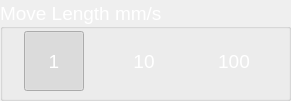
   <widget class="QGroupBox" name="mva_length_group_box">
    <property name="geometry">
     <rect>
      <x>110</x>
      <y>120</y>
      <width>291</width>
      <height>101</height>
     </rect>
    </property>
    <property name="minimumSize">
     <size>
      <width>180</width>
      <height>60</height>
     </size>
    </property>
    <property name="maximumSize">
     <size>
      <width>16777215</width>
      <height>16777215</height>
     </size>
    </property>
    <property name="palette">
     <palette>
      <active>
       <colorrole role="WindowText">
        <brush brushstyle="SolidPattern">
         <color alpha="255">
          <red>255</red>
          <green>255</green>
          <blue>255</blue>
         </color>
        </brush>
       </colorrole>
      </active>
      <inactive>
       <colorrole role="WindowText">
        <brush brushstyle="SolidPattern">
         <color alpha="255">
          <red>255</red>
          <green>255</green>
          <blue>255</blue>
         </color>
        </brush>
       </colorrole>
      </inactive>
      <disabled>
       <colorrole role="WindowText">
        <brush brushstyle="SolidPattern">
         <color alpha="255">
          <red>120</red>
          <green>120</green>
          <blue>120</blue>
         </color>
        </brush>
       </colorrole>
      </disabled>
     </palette>
    </property>
    <property name="font">
     <font>
      <pointsize>14</pointsize>
     </font>
    </property>
    <property name="title">
     <string>Move Length mm/s</string>
    </property>
    <property name="alignment">
     <set>Qt::AlignLeading|Qt::AlignLeft|Qt::AlignVCenter</set>
    </property>
    <property name="flat">
     <bool>true</bool>
    </property>
    <widget class="QWidget" name="horizontalLayoutWidget_5">
     <property name="geometry">
      <rect>
       <x>0</x>
       <y>30</y>
       <width>291</width>
       <height>62</height>
      </rect>
     </property>
     <layout class="QHBoxLayout" name="mva_length_intervals_layout">
      <item>
       <widget class="QPushButton" name="move_axis_select_length_1_btn">
        <property name="minimumSize">
         <size>
          <width>60</width>
          <height>60</height>
         </size>
        </property>
        <property name="maximumSize">
         <size>
          <width>60</width>
          <height>60</height>
         </size>
        </property>
        <property name="palette">
         <palette>
          <active>
           <colorrole role="WindowText">
            <brush brushstyle="SolidPattern">
             <color alpha="255">
              <red>255</red>
              <green>255</green>
              <blue>255</blue>
             </color>
            </brush>
           </colorrole>
           <colorrole role="Text">
            <brush brushstyle="SolidPattern">
             <color alpha="255">
              <red>255</red>
              <green>255</green>
              <blue>255</blue>
             </color>
            </brush>
           </colorrole>
           <colorrole role="ButtonText">
            <brush brushstyle="SolidPattern">
             <color alpha="255">
              <red>255</red>
              <green>255</green>
              <blue>255</blue>
             </color>
            </brush>
           </colorrole>
          </active>
          <inactive>
           <colorrole role="WindowText">
            <brush brushstyle="SolidPattern">
             <color alpha="255">
              <red>255</red>
              <green>255</green>
              <blue>255</blue>
             </color>
            </brush>
           </colorrole>
           <colorrole role="Text">
            <brush brushstyle="SolidPattern">
             <color alpha="255">
              <red>255</red>
              <green>255</green>
              <blue>255</blue>
             </color>
            </brush>
           </colorrole>
           <colorrole role="ButtonText">
            <brush brushstyle="SolidPattern">
             <color alpha="255">
              <red>255</red>
              <green>255</green>
              <blue>255</blue>
             </color>
            </brush>
           </colorrole>
          </inactive>
          <disabled>
           <colorrole role="WindowText">
            <brush brushstyle="SolidPattern">
             <color alpha="255">
              <red>120</red>
              <green>120</green>
              <blue>120</blue>
             </color>
            </brush>
           </colorrole>
           <colorrole role="Text">
            <brush brushstyle="SolidPattern">
             <color alpha="255">
              <red>120</red>
              <green>120</green>
              <blue>120</blue>
             </color>
            </brush>
           </colorrole>
           <colorrole role="ButtonText">
            <brush brushstyle="SolidPattern">
             <color alpha="255">
              <red>120</red>
              <green>120</green>
              <blue>120</blue>
             </color>
            </brush>
           </colorrole>
          </disabled>
         </palette>
        </property>
        <property name="font">
         <font>
          <pointsize>14</pointsize>
         </font>
        </property>
        <property name="text">
         <string>1</string>
        </property>
        <property name="checkable">
         <bool>true</bool>
        </property>
        <property name="checked">
         <bool>true</bool>
        </property>
        <property name="flat">
         <bool>true</bool>
        </property>
        <attribute name="buttonGroup">
         <string notr="true">axis_select_length_group</string>
        </attribute>
       </widget>
      </item>
      <item>
       <widget class="QPushButton" name="move_axis_select_length_10_btn">
        <property name="minimumSize">
         <size>
          <width>60</width>
          <height>60</height>
         </size>
        </property>
        <property name="maximumSize">
         <size>
          <width>60</width>
          <height>60</height>
         </size>
        </property>
        <property name="palette">
         <palette>
          <active>
           <colorrole role="WindowText">
            <brush brushstyle="SolidPattern">
             <color alpha="255">
              <red>255</red>
              <green>255</green>
              <blue>255</blue>
             </color>
            </brush>
           </colorrole>
           <colorrole role="Text">
            <brush brushstyle="SolidPattern">
             <color alpha="255">
              <red>255</red>
              <green>255</green>
              <blue>255</blue>
             </color>
            </brush>
           </colorrole>
           <colorrole role="ButtonText">
            <brush brushstyle="SolidPattern">
             <color alpha="255">
              <red>255</red>
              <green>255</green>
              <blue>255</blue>
             </color>
            </brush>
           </colorrole>
          </active>
          <inactive>
           <colorrole role="WindowText">
            <brush brushstyle="SolidPattern">
             <color alpha="255">
              <red>255</red>
              <green>255</green>
              <blue>255</blue>
             </color>
            </brush>
           </colorrole>
           <colorrole role="Text">
            <brush brushstyle="SolidPattern">
             <color alpha="255">
              <red>255</red>
              <green>255</green>
              <blue>255</blue>
             </color>
            </brush>
           </colorrole>
           <colorrole role="ButtonText">
            <brush brushstyle="SolidPattern">
             <color alpha="255">
              <red>255</red>
              <green>255</green>
              <blue>255</blue>
             </color>
            </brush>
           </colorrole>
          </inactive>
          <disabled>
           <colorrole role="WindowText">
            <brush brushstyle="SolidPattern">
             <color alpha="255">
              <red>120</red>
              <green>120</green>
              <blue>120</blue>
             </color>
            </brush>
           </colorrole>
           <colorrole role="Text">
            <brush brushstyle="SolidPattern">
             <color alpha="255">
              <red>120</red>
              <green>120</green>
              <blue>120</blue>
             </color>
            </brush>
           </colorrole>
           <colorrole role="ButtonText">
            <brush brushstyle="SolidPattern">
             <color alpha="255">
              <red>120</red>
              <green>120</green>
              <blue>120</blue>
             </color>
            </brush>
           </colorrole>
          </disabled>
         </palette>
        </property>
        <property name="font">
         <font>
          <pointsize>14</pointsize>
         </font>
        </property>
        <property name="text">
         <string>10</string>
        </property>
        <property name="checkable">
         <bool>true</bool>
        </property>
        <property name="flat">
         <bool>true</bool>
        </property>
        <attribute name="buttonGroup">
         <string notr="true">axis_select_length_group</string>
        </attribute>
       </widget>
      </item>
      <item>
       <widget class="QPushButton" name="move_axis_select_length_100_btn">
        <property name="minimumSize">
         <size>
          <width>60</width>
          <height>60</height>
         </size>
        </property>
        <property name="maximumSize">
         <size>
          <width>60</width>
          <height>60</height>
         </size>
        </property>
        <property name="palette">
         <palette>
          <active>
           <colorrole role="WindowText">
            <brush brushstyle="SolidPattern">
             <color alpha="255">
              <red>255</red>
              <green>255</green>
              <blue>255</blue>
             </color>
            </brush>
           </colorrole>
           <colorrole role="Text">
            <brush brushstyle="SolidPattern">
             <color alpha="255">
              <red>255</red>
              <green>255</green>
              <blue>255</blue>
             </color>
            </brush>
           </colorrole>
           <colorrole role="ButtonText">
            <brush brushstyle="SolidPattern">
             <color alpha="255">
              <red>255</red>
              <green>255</green>
              <blue>255</blue>
             </color>
            </brush>
           </colorrole>
          </active>
          <inactive>
           <colorrole role="WindowText">
            <brush brushstyle="SolidPattern">
             <color alpha="255">
              <red>255</red>
              <green>255</green>
              <blue>255</blue>
             </color>
            </brush>
           </colorrole>
           <colorrole role="Text">
            <brush brushstyle="SolidPattern">
             <color alpha="255">
              <red>255</red>
              <green>255</green>
              <blue>255</blue>
             </color>
            </brush>
           </colorrole>
           <colorrole role="ButtonText">
            <brush brushstyle="SolidPattern">
             <color alpha="255">
              <red>255</red>
              <green>255</green>
              <blue>255</blue>
             </color>
            </brush>
           </colorrole>
          </inactive>
          <disabled>
           <colorrole role="WindowText">
            <brush brushstyle="SolidPattern">
             <color alpha="255">
              <red>120</red>
              <green>120</green>
              <blue>120</blue>
             </color>
            </brush>
           </colorrole>
           <colorrole role="Text">
            <brush brushstyle="SolidPattern">
             <color alpha="255">
              <red>120</red>
              <green>120</green>
              <blue>120</blue>
             </color>
            </brush>
           </colorrole>
           <colorrole role="ButtonText">
            <brush brushstyle="SolidPattern">
             <color alpha="255">
              <red>120</red>
              <green>120</green>
              <blue>120</blue>
             </color>
            </brush>
           </colorrole>
          </disabled>
         </palette>
        </property>
        <property name="font">
         <font>
          <pointsize>14</pointsize>
         </font>
        </property>
        <property name="text">
         <string>100</string>
        </property>
        <property name="checkable">
         <bool>true</bool>
        </property>
        <property name="flat">
         <bool>true</bool>
        </property>
        <attribute name="buttonGroup">
         <string notr="true">axis_select_length_group</string>
        </attribute>
       </widget>
      </item>
     </layout>
    </widget>
   </widget>
